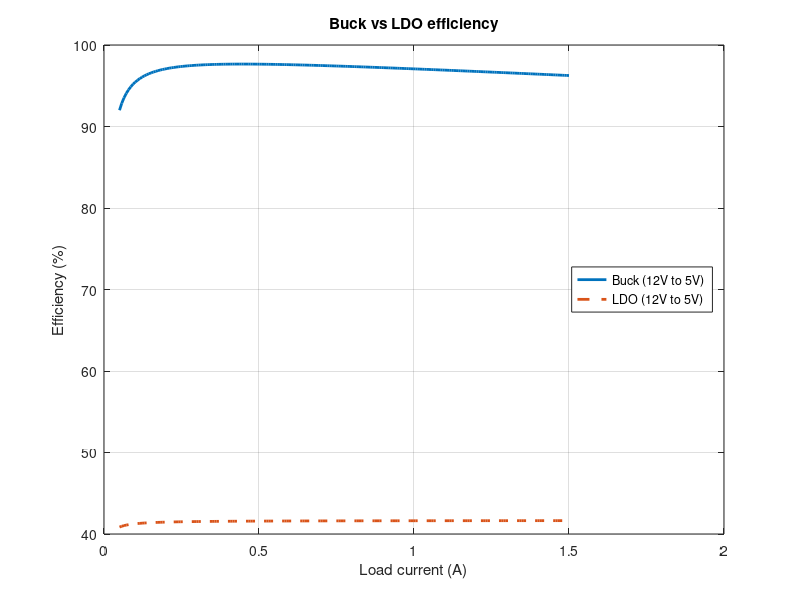
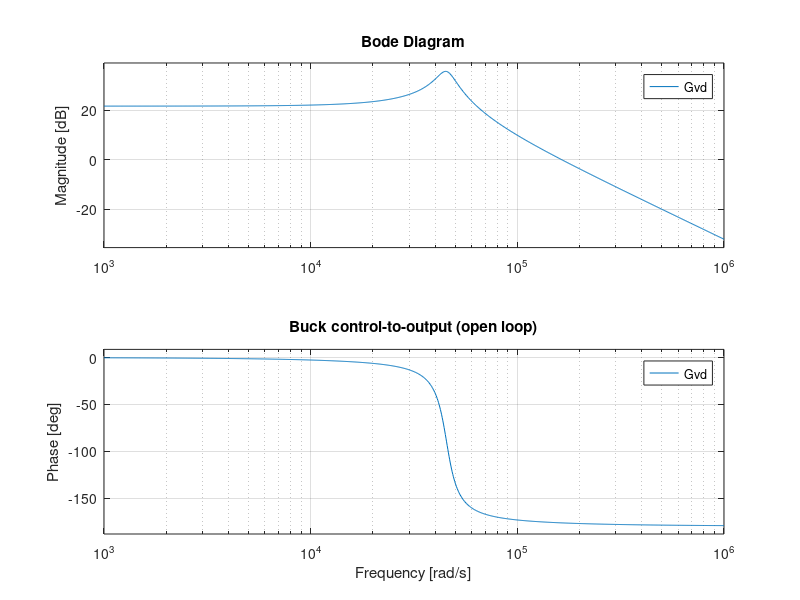

MATLAB code to generate these figures, in order:
%% Buck converter design and buck vs LDO comparison
Vin = 12; Vout = 5; Iout = 1; fsw = 500e3;
D   = Vout/Vin;
dIL = 0.3*Iout;
L   = Vout*(1-D)/(fsw*dIL);  L = 22e-6;     % chosen standard value
dIL_act = Vout*(1-D)/(fsw*L);
C   = 22e-6;
fprintf('D=%.3f, L=%.1f uH, ripple=%.3f A\n', D, L*1e6, dIL_act);

%% Efficiency vs load (simple loss model)
I = linspace(0.05, 1.5, 200);
Rhs = 0.10; Rls = 0.05; DCR = 0.03;          % ohms
tsw = 10e-9;                                  % rise+fall time
Pcond = I.^2 .* (D*Rhs + (1-D)*Rls + DCR);
Psw   = 0.5*Vin.*I*tsw*fsw;
Pfix  = 0.02;                                 % gate drive + quiescent
Pout  = Vout*I;
eff_buck = Pout ./ (Pout + Pcond + Psw + Pfix) * 100;
eff_ldo  = Pout ./ (Vin*(I + 0.001)) * 100;   % 1 mA Iq

figure; plot(I, eff_buck, 'LineWidth', 2); hold on;
plot(I, eff_ldo, '--', 'LineWidth', 2); grid on;
xlabel('Load current (A)'); ylabel('Efficiency (%)');
legend('Buck (12V to 5V)', 'LDO (12V to 5V)', 'Location', 'east');
title('Buck vs LDO efficiency');

%% Control-to-output transfer function (voltage mode, ideal)
R = Vout/Iout;
s = tf('s');
Gvd = Vin / (1 + s*L/R + s^2*L*C);
figure; bode(Gvd); grid on; title('Buck control-to-output (open loop)');
f0 = 1/(2*pi*sqrt(L*C));
fprintf('LC resonant frequency = %.1f kHz\n', f0/1e3);
